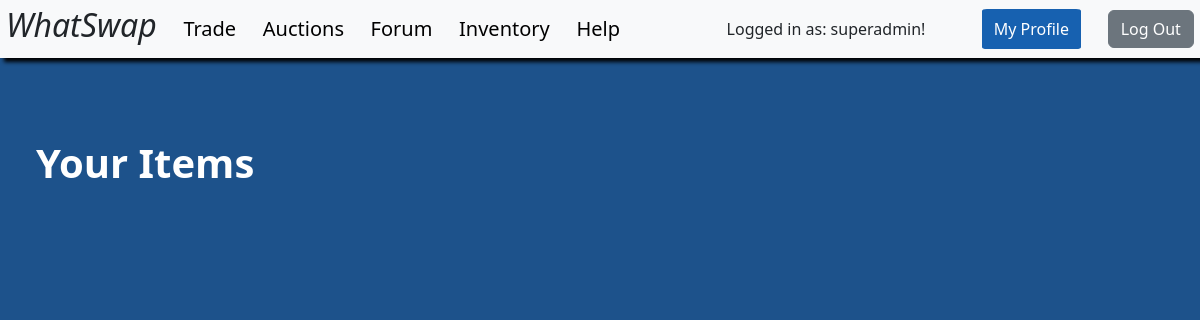
Page /trades/select_item/ (signed in) on the earlier database version.
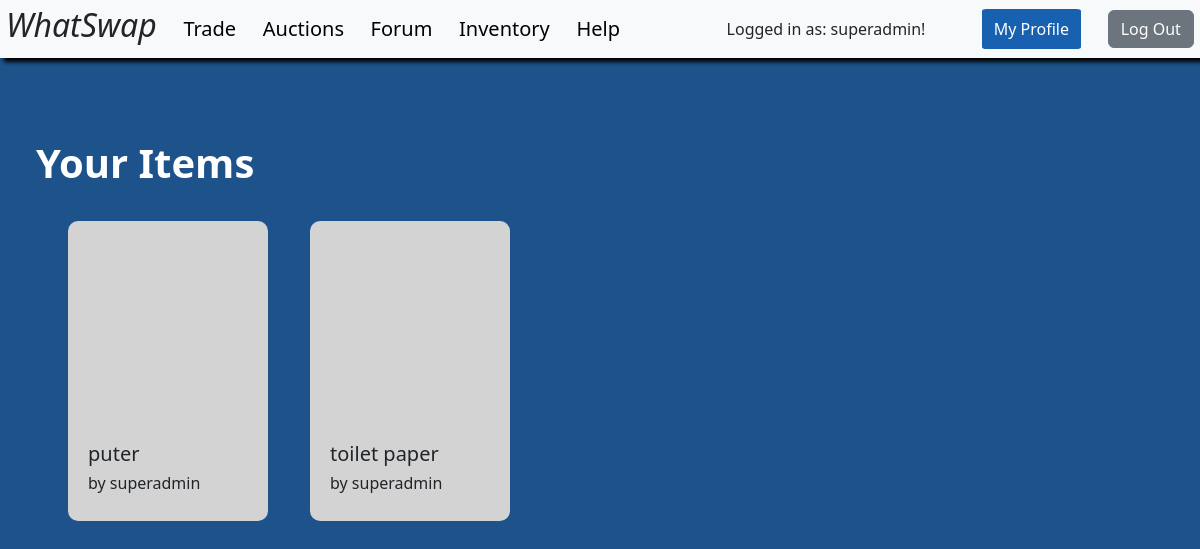
Same page on the later database version.
### main/models.py (models this page shows, shortened)
class Item(models.Model):
    owner = models.ForeignKey(User, on_delete=models.CASCADE,null=True, blank = True)
    item_name = models.CharField(max_length=100)
    item_desc = models.TextField(max_length=1000)
    image_url = models.CharField(max_length=4092,null=True, blank = True)
    created_at = models.DateTimeField(auto_now_add=True)

### main/views.py (the view)
# urls.py: path('trades/select_item/', views.select_item, name ='select_item'),
def select_item(request):
    items = Item.objects.filter(owner=request.user.id)
    offers = Offer.objects.all()
    ritems = Item.objects.filter(owner=request.user.id)
    ditems = []
    items = []
    for d in offers:
        ditems.append(d.offer_item)
    for i in ritems:
        if i not in ditems:
            items.append(i)
    return render(request,"trading/select_item.html",{'items':items})

### templates/trading/select_item.html (shortened to what this page needs)
<!DOCTYPE html>
<html lang="en">
<head>
    <link href="https://cdn.jsdelivr.net/npm/bootstrap@5.3.3/dist/css/bootstrap.min.css" rel="stylesheet">
</head>
<body style="background-color: #1d528b">
    {% include "common/navbar.html"%}
    <div style="padding:3%">
        <div style="padding: 2%; margin-left: 10%; margin-right: 10%;"></div>
            <h1 style="color: white"><b>Your Items</b></h1>
            <div style="display: grid; grid-template-columns: repeat(5, 1fr); gap: 10px; margin-top: 3%">
                {% for item in items %}
                    {% include "trading/item_preview.html" %}
                {% endfor %}
            </div>
        </div>
</body>
</html>

### templates/trading/item_preview.html (shortened to what this page needs)
<ul style="background-color: #1d528b;">
    <div style="background-color: #d3d3d3; border-radius: 10px; display: flex; justify-content: center; flex-direction: column; text-align: left; height: 300px; width: 200px; padding: 20px;" onclick="window.location.href = '/trades/trade_create/{{item.pk}}'">
        <div style="background-image: url('{{item.image_url}}'), url('https://www.svgrepo.com/show/451667/image-missing.svg');background-size:cover; width: 150px; height: 150px; margin: auto; border-radius: 10px">
        <br>
        </div>
        <h5>{{item.item_name}}</h5>
        <h6>by {{item.owner}}</h6>
    </div>
</ul>

Differences in the rows shown:
added Item: item_name "puter", owner "superadmin"
added Item: item_name "toilet paper", owner "superadmin"
